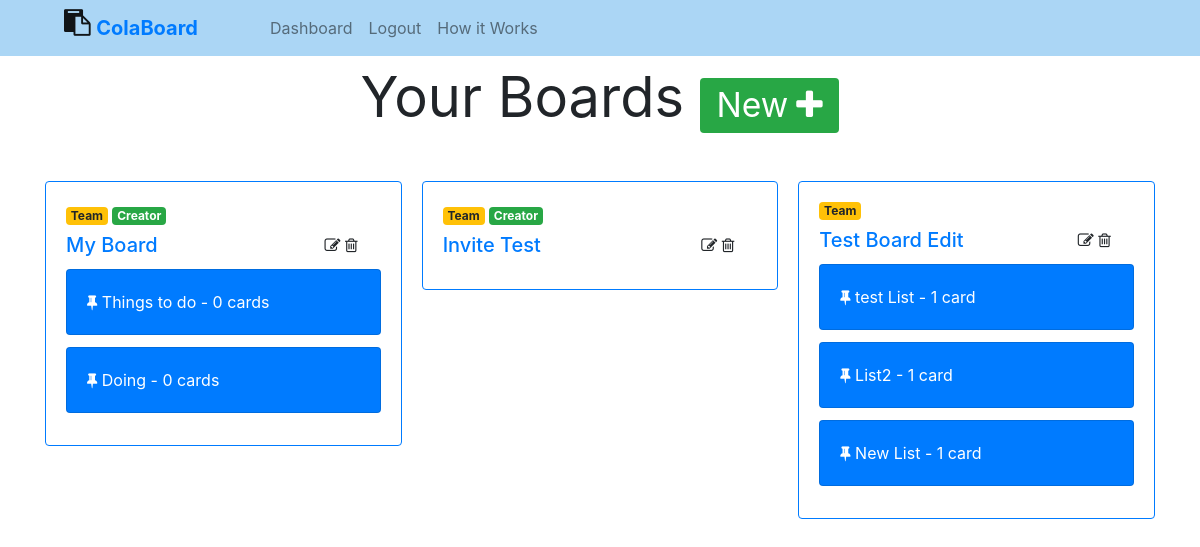
The app's page /boards/dashboard/ (signed in) with its own data.
### boards/models.py (models this page shows, shortened)
class Board(models.Model):
    creator = models.ForeignKey(
        settings.AUTH_USER_MODEL, on_delete=models.CASCADE, related_name='board')
    board_type = models.CharField(choices=BOARD_TYPE_CHOICES, max_length=1)
    title = models.CharField(max_length=100)
    slug = models.SlugField(blank=True, null=True)
    team = models.ManyToManyField(
        settings.AUTH_USER_MODEL, related_name='team')

class BoardList(models.Model):
    board = models.ForeignKey(
        'Board', on_delete=models.CASCADE, related_name='board_list')
    title = models.CharField(max_length=100)

### boards/views.py (the view)
# urls.py: path('dashboard/', views.dashboard, name='dashboard'),
@login_required
def dashboard(request):
    user = request.user
    boards = Board.objects.filter(creator=user)
    team_boards = Board.objects.filter(team=user)
    context = {
        'boards': boards,
        'team_boards': team_boards
    }
    return render(request, 'dashboard.html', context)

### templates/dashboard.html (shortened to what this page needs)
{% extends 'base.html' %}
{% block content %}
<center>
    <h1 class="display-4"><b>Your Boards</b>
        <a href="{% url 'boards:create_board'%}">
            <span class="badge badge-success"><small>New<i class="fa fa-plus ml-2"
                        aria-hidden="true"></i></small></span>
        </a>
    </h1>
</center>
<div class="card-columns mt-5">
    {% for board in boards %}
    <div class="card border-primary mb-3">
        <div class="card-body">
            <span class="badge badge-warning mb-2">{{board.get_board_type_display}}</span>
            <span class="badge badge-success mb-2">Creator</span>
            <div class="row">
                <div class="col-9">
                    <a href="{% url 'boards:board_detail' board.slug %}">
                        <h5 class="card-title">{{board.title}}</h5>
                    </a>
                </div>
                <div class="col-3">
                    <i class="fa fa-pencil-square-o pointer" onclick="showForm({{board.pk}})" aria-hidden="true"></i>
                    <i class="fa fa-trash-o pointer" onclick="showConfirmation({{board.pk}})" aria-hidden="true"></i>
                </div>
            </div>
            {% for list in board.board_list.all %}
            <div class="card bg-primary">
                <div class="card-body text-white">
                    <span class="mb-0">
                        <i class="fa fa-thumb-tack" aria-hidden="true"></i>
                        {{list.title}} - {{list.list_card.count}} card{{list.list_card.count|pluralize:",s"}}
                    </span>
                </div>
            </div>
            {% endfor %}
        </div>
    </div>
    {% endfor %}
    {% for board in team_boards %}
    <div class="card border-primary mb-3">
        <div class="card-body">
            <span class="badge badge-warning mb-2">{{board.get_board_type_display}}</span>
            <div class="row">
                <div class="col-9">
                    <a href="{% url 'boards:board_detail' board.slug %}">
                        <h5 class="card-title">{{board.title}}</h5>
                    </a>
                </div>
                <div class="col-3">
                    <i class="fa fa-pencil-square-o pointer" onclick="showForm({{board.pk}})" aria-hidden="true"></i>
                    <i class="fa fa-trash-o pointer" onclick="showConfirmation({{board.pk}})" aria-hidden="true"></i>
                </div>
            </div>
            {% for list in board.board_list.all %}
            <div class="card bg-primary">
                <div class="card-body text-white">
                    <span class="mb-0">
                        <i class="fa fa-thumb-tack" aria-hidden="true"></i>
                        {{list.title}} - {{list.list_card.count}} card{{list.list_card.count|pluralize:",s"}}
                    </span>
                </div>
            </div>
            {% endfor %}
        </div>
    </div>
    {% endfor %}
</div>
{% endblock content %}

### templates/base.html (style rules this page uses)
html { background-color: #fff; color: #555; font-weight: 300; font-family: "Lato", "Arial", sans-serif; font-size: 16px; text-rendering: optimizeLegibility; overflow-x: hidden; }
.pointer { cursor: pointer; }

### records on screen
Board: board_type "Team", title "My Board"
BoardList: title "Things to do", list_card.count "0"
BoardList: title "Doing", list_card.count "0"
Board: board_type "Team", title "Invite Test"
Board: board_type "Team", title "Test Board Edit"
BoardList: title "test List", list_card.count "1"
BoardList: title "List2", list_card.count "1"
BoardList: title "New List", list_card.count "1"
